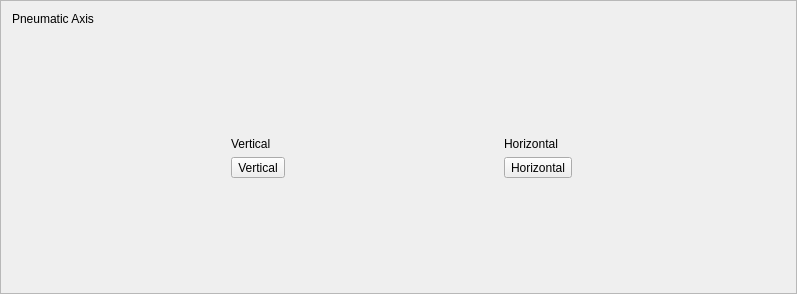
<?xml version="1.0" encoding="UTF-8"?>
<ui version="4.0">
 <class>PneumaticAxisControlFrame</class>
 <widget class="QFrame" name="PneumaticAxisControlFrame">
  <property name="geometry">
   <rect>
    <x>0</x>
    <y>0</y>
    <width>797</width>
    <height>294</height>
   </rect>
  </property>
  <property name="windowTitle">
   <string>Frame</string>
  </property>
  <property name="frameShape">
   <enum>QFrame::StyledPanel</enum>
  </property>
  <property name="frameShadow">
   <enum>QFrame::Raised</enum>
  </property>
  <layout class="QGridLayout" name="gridLayout">
   <item row="0" column="0">
    <widget class="QLabel" name="pneumaticAxisLabel">
     <property name="text">
      <string>Pneumatic Axis</string>
     </property>
    </widget>
   </item>
   <item row="1" column="2">
    <spacer name="verticalSpacer_2">
     <property name="orientation">
      <enum>Qt::Vertical</enum>
     </property>
     <property name="sizeHint" stdset="0">
      <size>
       <width>20</width>
       <height>100</height>
      </size>
     </property>
    </spacer>
   </item>
   <item row="2" column="0">
    <spacer name="horizontalSpacer_2">
     <property name="orientation">
      <enum>Qt::Horizontal</enum>
     </property>
     <property name="sizeHint" stdset="0">
      <size>
       <width>198</width>
       <height>20</height>
      </size>
     </property>
    </spacer>
   </item>
   <item row="2" column="1">
    <layout class="QVBoxLayout" name="verticalLayout">
     <item>
      <widget class="QLabel" name="label">
       <property name="text">
        <string>Vertical</string>
       </property>
      </widget>
     </item>
     <item>
      <widget class="QToolButton" name="verticalToolButton">
       <property name="text">
        <string>Vertical</string>
       </property>
      </widget>
     </item>
    </layout>
   </item>
   <item row="2" column="2">
    <spacer name="horizontalSpacer">
     <property name="orientation">
      <enum>Qt::Horizontal</enum>
     </property>
     <property name="sizeHint" stdset="0">
      <size>
       <width>198</width>
       <height>20</height>
      </size>
     </property>
    </spacer>
   </item>
   <item row="2" column="3">
    <layout class="QVBoxLayout" name="verticalLayout_2">
     <item>
      <widget class="QLabel" name="label_2">
       <property name="text">
        <string>Horizontal</string>
       </property>
      </widget>
     </item>
     <item>
      <widget class="QToolButton" name="horizontalToolButton">
       <property name="text">
        <string>Horizontal</string>
       </property>
      </widget>
     </item>
    </layout>
   </item>
   <item row="2" column="4">
    <spacer name="horizontalSpacer_3">
     <property name="orientation">
      <enum>Qt::Horizontal</enum>
     </property>
     <property name="sizeHint" stdset="0">
      <size>
       <width>198</width>
       <height>20</height>
      </size>
     </property>
    </spacer>
   </item>
   <item row="3" column="2">
    <spacer name="verticalSpacer">
     <property name="orientation">
      <enum>Qt::Vertical</enum>
     </property>
     <property name="sizeHint" stdset="0">
      <size>
       <width>20</width>
       <height>100</height>
      </size>
     </property>
    </spacer>
   </item>
  </layout>
 </widget>
 <resources/>
 <connections/>
</ui>
